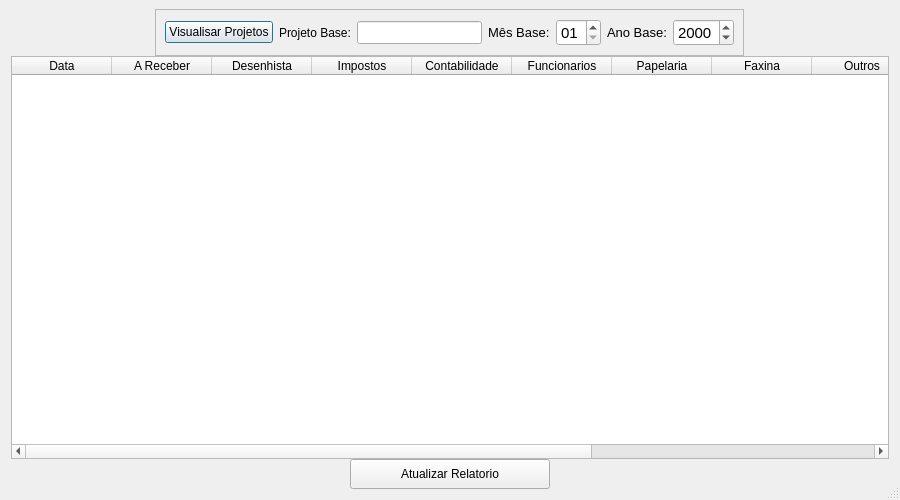
<?xml version="1.0" encoding="UTF-8"?>
<ui version="4.0">
 <class>Dialog</class>
 <widget class="QDialog" name="Dialog">
  <property name="windowModality">
   <enum>Qt::WindowModal</enum>
  </property>
  <property name="geometry">
   <rect>
    <x>0</x>
    <y>0</y>
    <width>900</width>
    <height>500</height>
   </rect>
  </property>
  <property name="minimumSize">
   <size>
    <width>900</width>
    <height>300</height>
   </size>
  </property>
  <property name="maximumSize">
   <size>
    <width>1000</width>
    <height>500</height>
   </size>
  </property>
  <property name="windowTitle">
   <string>Dialog</string>
  </property>
  <property name="sizeGripEnabled">
   <bool>true</bool>
  </property>
  <layout class="QVBoxLayout" name="verticalLayout">
   <property name="spacing">
    <number>0</number>
   </property>
   <property name="topMargin">
    <number>9</number>
   </property>
   <item alignment="Qt::AlignHCenter">
    <widget class="QFrame" name="frame">
     <property name="minimumSize">
      <size>
       <width>0</width>
       <height>35</height>
      </size>
     </property>
     <property name="frameShape">
      <enum>QFrame::StyledPanel</enum>
     </property>
     <property name="frameShadow">
      <enum>QFrame::Raised</enum>
     </property>
     <layout class="QHBoxLayout" name="horizontalLayout">
      <property name="spacing">
       <number>6</number>
      </property>
      <property name="sizeConstraint">
       <enum>QLayout::SetDefaultConstraint</enum>
      </property>
      <item>
       <widget class="QPushButton" name="visualisar">
        <property name="text">
         <string>Visualisar Projetos</string>
        </property>
       </widget>
      </item>
      <item>
       <widget class="QLabel" name="label_3">
        <property name="text">
         <string>Projeto Base:</string>
        </property>
       </widget>
      </item>
      <item>
       <widget class="QLineEdit" name="id_projeto">
        <property name="font">
         <font>
          <pointsize>10</pointsize>
         </font>
        </property>
       </widget>
      </item>
      <item alignment="Qt::AlignLeft">
       <widget class="QLabel" name="label">
        <property name="font">
         <font>
          <pointsize>10</pointsize>
         </font>
        </property>
        <property name="text">
         <string>Mês Base:</string>
        </property>
       </widget>
      </item>
      <item>
       <widget class="QDateEdit" name="month">
        <property name="font">
         <font>
          <pointsize>11</pointsize>
         </font>
        </property>
        <property name="displayFormat">
         <string>MM</string>
        </property>
       </widget>
      </item>
      <item>
       <widget class="QLabel" name="label_2">
        <property name="font">
         <font>
          <pointsize>10</pointsize>
         </font>
        </property>
        <property name="text">
         <string>Ano Base:</string>
        </property>
       </widget>
      </item>
      <item>
       <widget class="QDateEdit" name="year">
        <property name="font">
         <font>
          <pointsize>11</pointsize>
         </font>
        </property>
        <property name="displayFormat">
         <string>yyyy</string>
        </property>
       </widget>
      </item>
     </layout>
    </widget>
   </item>
   <item>
    <widget class="QTableWidget" name="tableWidget">
     <property name="editTriggers">
      <set>QAbstractItemView::DoubleClicked</set>
     </property>
     <property name="alternatingRowColors">
      <bool>true</bool>
     </property>
     <property name="selectionMode">
      <enum>QAbstractItemView::NoSelection</enum>
     </property>
     <property name="textElideMode">
      <enum>Qt::ElideNone</enum>
     </property>
     <property name="wordWrap">
      <bool>true</bool>
     </property>
     <attribute name="horizontalHeaderStretchLastSection">
      <bool>false</bool>
     </attribute>
     <attribute name="verticalHeaderStretchLastSection">
      <bool>false</bool>
     </attribute>
     <column>
      <property name="text">
       <string>Data</string>
      </property>
     </column>
     <column>
      <property name="text">
       <string>A Receber</string>
      </property>
     </column>
     <column>
      <property name="text">
       <string>Desenhista</string>
      </property>
     </column>
     <column>
      <property name="text">
       <string>Impostos</string>
      </property>
     </column>
     <column>
      <property name="text">
       <string>Contabilidade</string>
      </property>
     </column>
     <column>
      <property name="text">
       <string>Funcionarios</string>
      </property>
     </column>
     <column>
      <property name="text">
       <string>Papelaria</string>
      </property>
     </column>
     <column>
      <property name="text">
       <string>Faxina</string>
      </property>
     </column>
     <column>
      <property name="text">
       <string>Outros</string>
      </property>
     </column>
     <column>
      <property name="text">
       <string>Extra</string>
      </property>
     </column>
     <column>
      <property name="text">
       <string>Nº Projeto</string>
      </property>
     </column>
     <column>
      <property name="text">
       <string>Relatório</string>
      </property>
     </column>
    </widget>
   </item>
   <item alignment="Qt::AlignHCenter">
    <widget class="QPushButton" name="btn_reload">
     <property name="minimumSize">
      <size>
       <width>200</width>
       <height>30</height>
      </size>
     </property>
     <property name="maximumSize">
      <size>
       <width>200</width>
       <height>16777215</height>
      </size>
     </property>
     <property name="text">
      <string>Atualizar Relatorio</string>
     </property>
    </widget>
   </item>
  </layout>
 </widget>
 <resources/>
 <connections/>
</ui>
